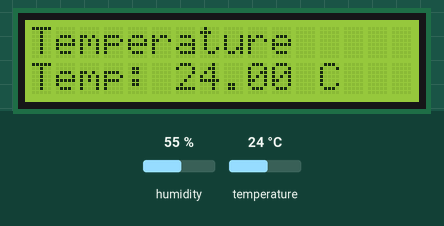
A sketch run on a simulated Arduino Uno, built with avr-gcc and run on an emulated ATmega328P. Parts: 16×2 character LCD. Inputs (shaded band) come from the test bench; at power-on: temperature 24 °C, humidity 55 %. What the sketch prints to the serial monitor is not drawn.

Above: at 1.2 s.
1.3 s: temperature set to 12 °C
At 3.2 s:
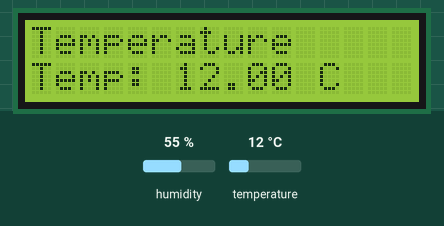
4.0 s: temperature set to 19 °C
At 4.7 s:
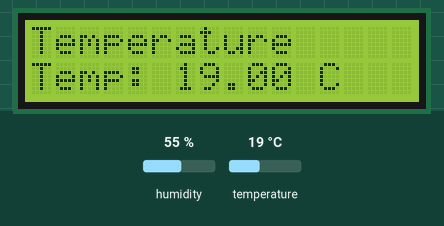
6.7 s: temperature set to 28 °C
At 9.1 s:
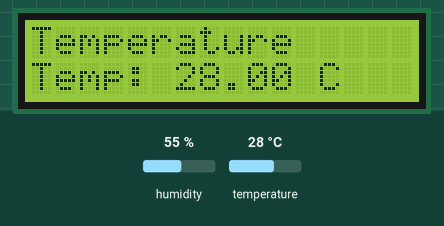
Timing chart, 0 to 10.6 s (numbered marks = the images above; inputs shaded):
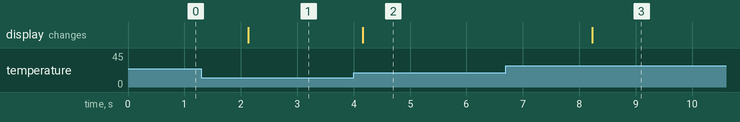

Measured:
- after the input at 1.3 s, the display: changes after 0.83 s (image 1)
- after the input at 4.0 s, the display: changes after 0.16 s (image 2)
- after the input at 6.7 s, the display: changes after 1.5 s (image 3)

The sketch:

temperature_monitoring.ino
```cpp
#include <Wire.h>
#include <LiquidCrystal_I2C.h>
#include <DHT.h>

#define DHTPIN 2
#define DHTTYPE DHT22

DHT dht(DHTPIN, DHTTYPE);

LiquidCrystal_I2C lcd(0x27, 16, 2);

void setup() {

  Serial.begin(9600);

  dht.begin();

  lcd.init();
  lcd.backlight();

  lcd.setCursor(0,0);
  lcd.print("Temperature");
}

void loop() {

  float temp = dht.readTemperature();

  Serial.print("Temperature: ");
  Serial.print(temp);
  Serial.println(" C");

  lcd.setCursor(0,1);
  lcd.print("Temp: ");
  lcd.print(temp);
  lcd.print(" C ");

  delay(1000);
}
```
